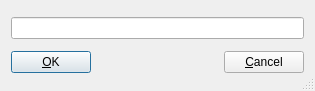
<?xml version="1.0" encoding="UTF-8"?>
<ui version="4.0">
 <class>TagCreator</class>
 <widget class="QDialog" name="TagCreator">
  <property name="geometry">
   <rect>
    <x>0</x>
    <y>0</y>
    <width>315</width>
    <height>91</height>
   </rect>
  </property>
  <property name="windowTitle">
   <string>Create New DB Tag</string>
  </property>
  <property name="sizeGripEnabled">
   <bool>true</bool>
  </property>
  <layout class="QVBoxLayout">
   <item>
    <widget class="QLineEdit" name="tagLine">
     <property name="maxLength">
      <number>99</number>
     </property>
    </widget>
   </item>
   <item>
    <layout class="QHBoxLayout">
     <item>
      <widget class="QPushButton" name="btnOk">
       <property name="text">
        <string>&amp;OK</string>
       </property>
       <property name="shortcut">
        <string/>
       </property>
       <property name="autoDefault">
        <bool>true</bool>
       </property>
       <property name="default">
        <bool>true</bool>
       </property>
      </widget>
     </item>
     <item>
      <spacer name="spacing">
       <property name="orientation">
        <enum>Qt::Horizontal</enum>
       </property>
       <property name="sizeType">
        <enum>QSizePolicy::Expanding</enum>
       </property>
       <property name="sizeHint" stdset="0">
        <size>
         <width>255</width>
         <height>20</height>
        </size>
       </property>
      </spacer>
     </item>
     <item>
      <widget class="QPushButton" name="btnCancel">
       <property name="text">
        <string>&amp;Cancel</string>
       </property>
       <property name="shortcut">
        <string/>
       </property>
       <property name="autoDefault">
        <bool>true</bool>
       </property>
      </widget>
     </item>
    </layout>
   </item>
  </layout>
 </widget>
 <resources/>
 <connections/>
</ui>
